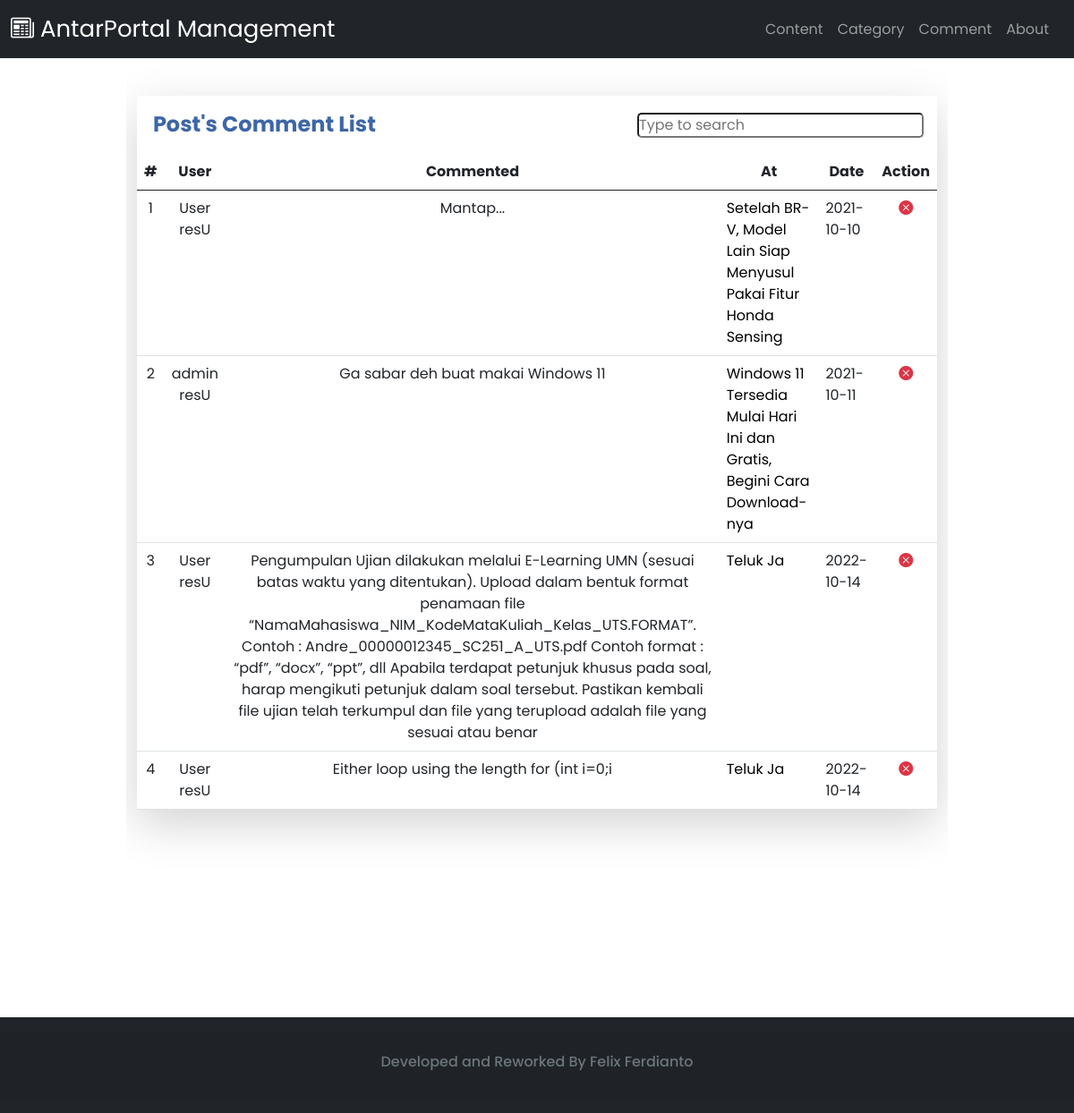
Page /index.php/comment on the committed database.
### tables this page shows
CREATE TABLE `comments` (
  `commentId` int(11) NOT NULL,
  `userId` int(11) NOT NULL,
  `postId` int(11) NOT NULL,
  `commentDate` date NOT NULL,
  `comment` longtext NOT NULL
);

CREATE TABLE `users` (
  `userId` int(11) NOT NULL,
  `firstName` varchar(255) NOT NULL,
  `lastName` varchar(255) DEFAULT NULL,
  `email` varchar(100) NOT NULL,
  `password` varchar(10000) NOT NULL,
  `userType` varchar(10) NOT NULL,
  `birthDate` date NOT NULL,
  `gender` varchar(10) DEFAULT NULL,
  `fotoUser` text DEFAULT NULL
);

CREATE TABLE `posts` (
  `postId` int(11) NOT NULL,
  `postTitle` varchar(255) NOT NULL,
  `postAuthor` varchar(255) NOT NULL DEFAULT '''Secret Author''',
  `categoryId` int(11) NOT NULL,
  `content` longtext NOT NULL,
  `publishDate` date NOT NULL,
  `postPicture` text NOT NULL
);

### application/controllers/Comment.php (called while the page is built, shortened)
<?php
class Comment extends CI_Controller
{
    public function __construct()
	{
		$this->load->model('newsModel');
		$this->load->model('categoryModel');
		$this->load->model('commentModel');
		$this->load->library('form_validation');
	}
    public function index()
    {
        $data['navbar'] = $this->load->view('template/navbar.php', NULL, TRUE);
		$data['css'] = $this->load->view('include/style.php', NULL, TRUE);
		$data['js'] = $this->load->view('include/script.php', NULL, TRUE);
		$data['footer'] = $this->load->view('template/footer.php', NULL, TRUE);
        $data['comment'] = $this->commentModel->getCommentList();
		$data['title'] = "Comment List";
        $this->load->view('pages/comment/main.php', $data);
    }
}

### index.php (called while the page is built, shortened)
<?php
require_once BASEPATH.'core/CodeIgniter.php';

### application/models/CommentModel.php (called while the page is built, shortened)
<?php
class commentModel extends CI_Model
{
    public function getCommentList()
    {
        $this->db->select("comments.*, users.lastName, users.firstName, users.fotoUser, posts.postTitle, posts.postId")->from("comments")->join('users', 'comments.userId = users.userId', 'left')->join('posts', 'comments.postId = posts.postId');
        $query = $this->db->get();
        return $query->result_array();
    }
}

### application/views/pages/comment/main.php (the view, shortened to what this page needs)
<!DOCTYPE html>
<html lang="en">
<head>
    <?= $css; ?>
</head>
<body>
    <?= $navbar; ?>
    <br>
    <div class="row">
        <div class="col-lg-9 mx-auto">
            <div class="bg-white rounded-lg shadow-lg p-8">
                <h4 class="bluetext" style="padding-top:2%;margin-left:2%;margin-top:2%"><b>Post's Comment List</b></h4>
                <input type="text" id="search" class="searchBar" placeholder="Type to search">
                <table class="table table-hover" cellspacing="0" style="width: 100%;">
                    <thead>
                        <tr>
                            <th class="text-center">#</th>
                            <th class="text-center">User</th>
                            <th class="text-center">Commented</th>
                            <th class="text-center">At</th>
                            <th class="text-center">Date</th>
                            <th class="text-center">Action</th>
                        </tr>
                    </thead>
                    <tbody id="comment">
                        <?php
                        $i = 1;
                        if (count($comment) > 0) {
                            foreach ($comment as $c) : ?>
                                <tr>
                                    <td class="text-center"><?= $i ?></td>
                                    <td class="text-center"><?= $c['firstName'] . " " . $c['lastName']; ?></td>
                                    <td class="text-center"><?= $c['comment'] ?></td>
                                    <td><a href="<?= base_url("Main/details/"),$c['postId'] ?>" class="hyperlink"><?= $c['postTitle'] ?></td>
                                    <td><?= $c['commentDate'] ?></td>
                                    <td class="text-center">
                                        <a href="<?= base_url("Comment/deleteComment/"),$c['commentId'] ?>" data-bs-toggle="tooltip" data-bs-placement="top" title="Delete this Comment" onclick="return confirm('Are you sure want to delete this comment?')"><i class="bi bi-x-circle-fill deleteBtn"></i></a>
                                    </td>
                                </tr>
                            <?php
                                $i++;
                            endforeach; ?>
                        <?php } ?>
                    </tbody>
                </table>
            </div>
        </div>
    </div>
    <br>
    <br>
    <br>
    <br>
    <br>
    <br>
    <br>
    <br>
    <br>
    <?= $footer ?>
</body>

### assets/css/additionalCss.css (style rules this page uses)
* { font-family: 'Poppins'; margin:0; padding: 0; box-sizing: border-box; }
.hyperlink { text-decoration: none; color:black; transition: .1s linear; }

### application/views/pages/comment/main.php (style rules this page uses)
* { overflow-x: clip; }
.deleteBtn { color: #dc3545; transition: 0.3s; }
.bluetext { color: #3d66a7; text-decoration: none; }
.searchBar { float:right; margin-bottom:2%; margin-right:15px; margin-top:-4%; border-radius: 5px; }

### rows in the picture
comments: userId.firstName "User", userId.lastName "resU", comment "Mantap...", postId.postTitle "Setelah BR-V, Model Lain Siap Menyusul Pakai Fitur Honda Sensing", commentDate "2021-10-10"
comments: userId.firstName "admin", userId.lastName "resU", comment "Ga sabar deh buat makai Windows 11", postId.postTitle "Windows 11 Tersedia Mulai Hari Ini dan Gratis, Begini Cara Download-nya", commentDate "2021-10-11"
comments: userId.firstName "User", userId.lastName "resU", comment "Pengumpulan Ujian dilakukan melalui E-Learning UMN (sesuai batas waktu yang ditentukan). Upload dalam bentuk format penamaan file “NamaMahasiswa_NIM_KodeMataKuliah_Kelas_UTS.FORMAT”. Contoh : Andre_00000012345_SC251_A_UTS.pdf Contoh format : “pdf”, “docx”, “ppt”, dll Apabila terdapat petunjuk khusus pada soal, harap mengikuti petunjuk dalam soal tersebut. Pastikan kembali file ujian telah terkumpul dan file yang terupload adalah file yang sesuai atau benar", postId.postTitle "Teluk Ja", commentDate "2022-10-14"
comments: userId.firstName "User", userId.lastName "resU", comment "Either loop using the length for (int i=0;i", postId.postTitle "Teluk Ja", commentDate "2022-10-14"
